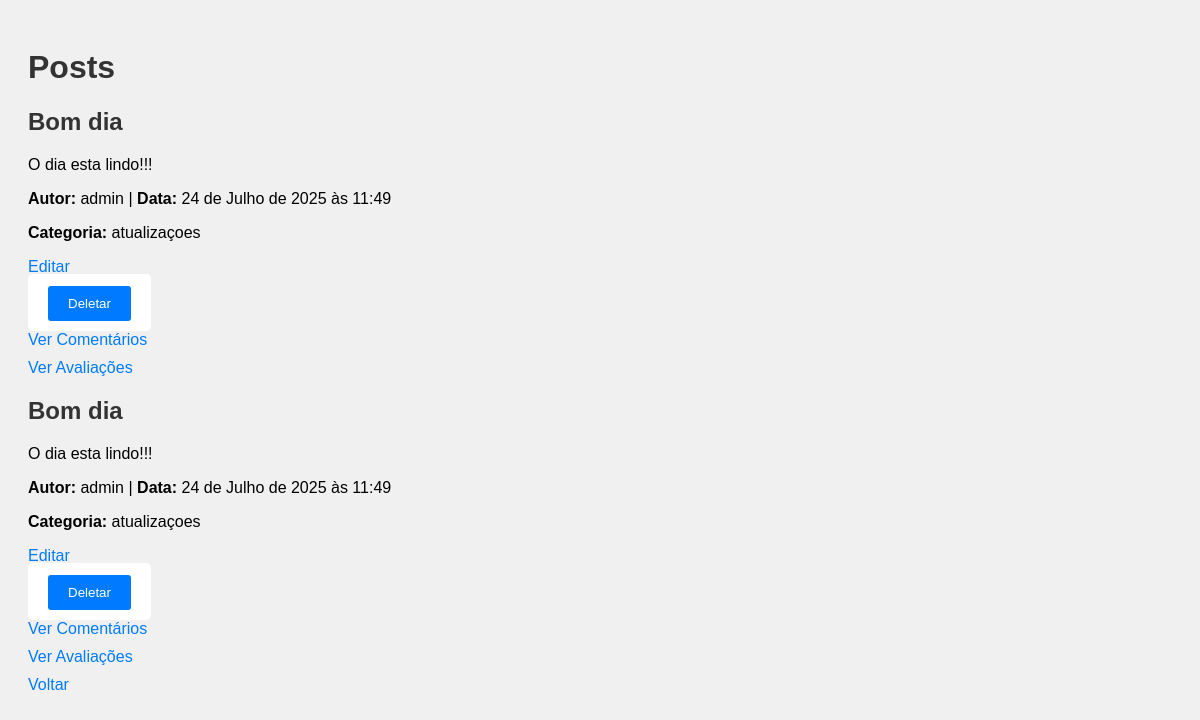
The page /posts/ (signed in) on the database its author committed.
### paginasweb/models.py (models this page shows, shortened)
class Post(models.Model):
    titulo = models.CharField(max_length=200)
    conteudo = models.TextField()
    data = models.DateTimeField(auto_now_add=True)
    autor = models.ForeignKey(User, on_delete=models.PROTECT)
    categoria = models.ForeignKey(Categoria, on_delete=models.CASCADE)

class Categoria(models.Model):
    tipo = models.CharField(max_length=100)
    def __str__(self):
        return self.tipo

### paginasweb/views.py (the view)
# urls.py: path('posts/', PostListView.as_view(), name='posts'),
class PostListView(LoginRequiredMixin, ListView):
    model = Post
    template_name = 'paginasweb/posts.html'
    context_object_name = 'posts'

### paginasweb/templates/paginasweb/posts.html (shortened to what this page needs)
{% load static %}
<!DOCTYPE html>
<html>
<head>
    <link rel="stylesheet" href="{% static 'css/estilo.css' %}">
</head>
<body>
    <h1>Posts</h1>
    {% for post in posts %}
        <div>
            <h2>{{ post.titulo }}</h2>
            <p>{{ post.conteudo }}</p>
            <p>
                <strong>Autor:</strong>
                {% if post.autor %}{{ post.autor.username }}{% else %}Sem autor{% endif %}
                | <strong>Data:</strong> {{ post.data }}
            </p>
            <p><strong>Categoria:</strong> {{ post.categoria }}</p>
            <a href="{% url 'atualizar_post' post.id %}">Editar</a>
            <form action="{% url 'deletar_post' post.id %}" method="post" style="display:inline;">
                <button type="submit">Deletar</button>
            </form>
            <a href="{% url 'comentarios'%}">Ver Comentários</a>
            <a href="{% url 'avaliacoes'%}">Ver Avaliações</a>
        </div>
    {% endfor %}
    <a href="{% url 'index' %}">Voltar</a>
</body>
</html>

### static/css/estilo.css (style rules this page uses)
body { font-family: Arial, sans-serif; background-color: #f0f0f0; padding: 20px; }
h1, h2 { color: #333; }
a { display: block; margin: 10px 0; color: #007bff; text-decoration: none; }
form { background-color: #fff; padding: 20px; border-radius: 5px; max-width: 400px; margin-bottom: 20px; }
button { background-color: #007bff; color: white; border: none; padding: 10px 20px; border-radius: 3px; cursor: pointer; }

### rows shown on the page
Post: titulo "Bom dia", conteudo "O dia esta lindo!!!", autor.username "admin", data "24 de Julho de 2025 às 11:49", categoria "atualizaçoes"
Post: titulo "Bom dia", conteudo "O dia esta lindo!!!", autor.username "admin", data "24 de Julho de 2025 às 11:49", categoria "atualizaçoes"
